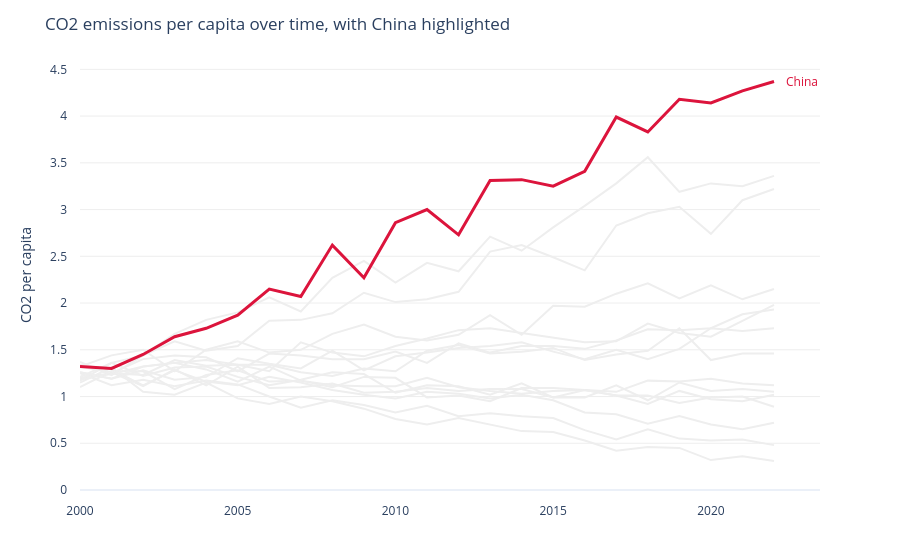

The cell this chart's notebook holds for it:
### Markdown cell above
## Task 1 - A line chart showing CO2 per Capita for all countries in the dataset

**Requirements:**
- All countries shown (for context), but only **one highlighted in colour** — your choice which
- All other lines in grey (#EEEEEE), thinner
- Highlighted country **labelled directly** at the end of its line (not in a legend)
- Insight title that names the highlighted country and its story

### Code cell
# Task 1: Index by year, with China highlighted

highlight = 'China'

# Draw every country in light grey first
fig = px.line(
    df, x='Year', y='CO2_per_capita', line_group='Country',
    color_discrete_sequence=['#EEEEEE'],
    labels={'Year': '', 'CO2_per_capita': 'CO2 per capita'}
)

# Add China as the coloured line
china = df[df['Country'] == highlight]
fig.add_scatter(
    x=china['Year'], y=china['CO2_per_capita'],
    mode='lines', name=highlight, line=dict(color='crimson', width=3),
    showlegend=False
)

# Label China at the end of its line
last = china[china['Year'] == china['Year'].max()].iloc[0]
fig.add_annotation(
    x=last['Year'], y=last['CO2_per_capita'], text=highlight,
    showarrow=False, xshift=28, font=dict(color='crimson')
)

fig.update_layout(
    title='CO2 emissions per capita over time, with China highlighted',
    template='plotly_white', showlegend=False, margin=dict(l=80, b=70)
)
fig.update_xaxes(showgrid=False, ticklabelstandoff=12, automargin=True)
fig.update_yaxes(showgrid=True, gridcolor='#EEEEEE', rangemode='tozero', ticklabelstandoff=12, automargin=True)
fig.show()

### Figure 1 — Plotly figure (JSON) as saved in the notebook; plotly's stock layout.template omitted (floating-point values rounded to 4 significant figures)
{"data": [{"hovertemplate": "Country=United States<br>=%{x}<br>CO2 per capita=%{y}<extra></extra>", "legendgroup": "", "line": {"color": "#EEEEEE", "dash": "solid"}, "marker": {"symbol": "circle"}, "mode": "lines", "name": "", "orientation": "v", "showlegend": false, "type": "scatter", "x": [2000, 2001, 2002, 2003, 2004, 2005, 2006, 2007, 2008, 2009, 2010, 2011, 2012, 2013, 2014, 2015, 2016, 2017, 2018, 2019, 2020, 2021, 2022], "xaxis": "x", "y": [1.32, 1.26, 1.11, 1.29, 1.12, 1.32, 1.09, 1.1, 1.14, 1.04, 1.05, 1.09, 1.06, 1.08, 1.08, 0.99, 1.07, 1.01, 0.92, 1.06, 0.97, 0.95, 1.02], "yaxis": "y"}, {"hovertemplate": "Country=China<br>=%{x}<br>CO2 per capita=%{y}<extra></extra>", "legendgroup": "", "line": {"color": "#EEEEEE", "dash": "solid"}, "marker": {"symbol": "circle"}, "mode": "lines", "name": "", "orientation": "v", "showlegend": false, "type": "scatter", "x": [2000, 2001, 2002, 2003, 2004, 2005, 2006, 2007, 2008, 2009, 2010, 2011, 2012, 2013, 2014, 2015, 2016, 2017, 2018, 2019, 2020, 2021, 2022], "xaxis": "x", "y": [1.32, 1.3, 1.45, 1.64, 1.73, 1.87, 2.15, 2.07, 2.62, 2.27, 2.86, 3.0, 2.73, 3.31, 3.32, 3.25, 3.41, 3.99, 3.83, 4.18, 4.14, 4.27, 4.37], "yaxis": "y"}, {"hovertemplate": "Country=India<br>=%{x}<br>CO2 per capita=%{y}<extra></extra>", "legendgroup": "", "line": {"color": "#EEEEEE", "dash": "solid"}, "marker": {"symbol": "circle"}, "mode": "lines", "name": "", "orientation": "v", "showlegend": false, "type": "scatter", "x": [2000, 2001, 2002, 2003, 2004, 2005, 2006, 2007, 2008, 2009, 2010, 2011, 2012, 2013, 2014, 2015, 2016, 2017, 2018, 2019, 2020, 2021, 2022], "xaxis": "x", "y": [1.21, 1.36, 1.44, 1.67, 1.82, 1.9, 2.06, 1.91, 2.27, 2.45, 2.22, 2.43, 2.34, 2.71, 2.56, 2.81, 3.04, 3.28, 3.56, 3.19, 3.28, 3.25, 3.36], "yaxis": "y"}, {"hovertemplate": "Country=Germany<br>=%{x}<br>CO2 per capita=%{y}<extra></extra>", "legendgroup": "", "line": {"color": "#EEEEEE", "dash": "solid"}, "marker": {"symbol": "circle"}, "mode": "lines", "name": "", "orientation": "v", "showlegend": false, "type": "scatter", "x": [2000, 2001, 2002, 2003, 2004, 2005, 2006, 2007, 2008, 2009, 2010, 2011, 2012, 2013, 2014, 2015, 2016, 2017, 2018, 2019, 2020, 2021, 2022], "xaxis": "x", "y": [1.25, 1.12, 1.18, 1.11, 1.17, 1.13, 1.0, 0.88, 0.96, 0.91, 0.83, 0.9, 0.79, 0.82, 0.79, 0.77, 0.64, 0.54, 0.65, 0.55, 0.53, 0.54, 0.48], "yaxis": "y"}, {"hovertemplate": "Country=United Kingdom<br>=%{x}<br>CO2 per capita=%{y}<extra></extra>", "legendgroup": "", "line": {"color": "#EEEEEE", "dash": "solid"}, "marker": {"symbol": "circle"}, "mode": "lines", "name": "", "orientation": "v", "showlegend": false, "type": "scatter", "x": [2000, 2001, 2002, 2003, 2004, 2005, 2006, 2007, 2008, 2009, 2010, 2011, 2012, 2013, 2014, 2015, 2016, 2017, 2018, 2019, 2020, 2021, 2022], "xaxis": "x", "y": [1.15, 1.31, 1.05, 1.02, 1.15, 0.98, 0.92, 1.0, 0.95, 0.87, 0.76, 0.7, 0.77, 0.7, 0.63, 0.62, 0.53, 0.42, 0.46, 0.45, 0.32, 0.36, 0.31], "yaxis": "y"}, {"hovertemplate": "Country=France<br>=%{x}<br>CO2 per capita=%{y}<extra></extra>", "legendgroup": "", "line": {"color": "#EEEEEE", "dash": "solid"}, "marker": {"symbol": "circle"}, "mode": "lines", "name": "", "orientation": "v", "showlegend": false, "type": "scatter", "x": [2000, 2001, 2002, 2003, 2004, 2005, 2006, 2007, 2008, 2009, 2010, 2011, 2012, 2013, 2014, 2015, 2016, 2017, 2018, 2019, 2020, 2021, 2022], "xaxis": "x", "y": [1.34, 1.29, 1.12, 1.28, 1.16, 1.12, 1.21, 1.15, 1.07, 1.02, 0.98, 1.05, 1.03, 0.98, 1.02, 0.96, 0.83, 0.81, 0.71, 0.79, 0.7, 0.65, 0.72], "yaxis": "y"}, {"hovertemplate": "Country=Brazil<br>=%{x}<br>CO2 per capita=%{y}<extra></extra>", "legendgroup": "", "line": {"color": "#EEEEEE", "dash": "solid"}, "marker": {"symbol": "circle"}, "mode": "lines", "name": "", "orientation": "v", "showlegend": false, "type": "scatter", "x": [2000, 2001, 2002, 2003, 2004, 2005, 2006, 2007, 2008, 2009, 2010, 2011, 2012, 2013, 2014, 2015, 2016, 2017, 2018, 2019, 2020, 2021, 2022], "xaxis": "x", "y": [1.26, 1.19, 1.32, 1.36, 1.39, 1.34, 1.27, 1.58, 1.47, 1.43, 1.54, 1.62, 1.71, 1.73, 1.68, 1.63, 1.58, 1.59, 1.78, 1.68, 1.64, 1.81, 1.98], "yaxis": "y"}, {"hovertemplate": "Country=Japan<br>=%{x}<br>CO2 per capita=%{y}<extra></extra>", "legendgroup": "", "line": {"color": "#EEEEEE", "dash": "solid"}, "marker": {"symbol": "circle"}, "mode": "lines", "name": "", "orientation": "v", "showlegend": false, "type": "scatter", "x": [2000, 2001, 2002, 2003, 2004, 2005, 2006, 2007, 2008, 2009, 2010, 2011, 2012, 2013, 2014, 2015, 2016, 2017, 2018, 2019, 2020, 2021, 2022], "xaxis": "x", "y": [1.1, 1.27, 1.27, 1.08, 1.23, 1.28, 1.16, 1.17, 1.1, 1.21, 1.2, 0.99, 1.01, 0.95, 1.09, 1.09, 1.07, 1.01, 1.01, 0.93, 0.99, 1.0, 0.89], "yaxis": "y"}, {"hovertemplate": "Country=Canada<br>=%{x}<br>CO2 per capita=%{y}<extra></extra>", "legendgroup": "", "line": {"color": "#EEEEEE", "dash": "solid"}, "marker": {"symbol": "circle"}, "mode": "lines", "name": "", "orientation": "v", "showlegend": false, "type": "scatter", "x": [2000, 2001, 2002, 2003, 2004, 2005, 2006, 2007, 2008, 2009, 2010, 2011, 2012, 2013, 2014, 2015, 2016, 2017, 2018, 2019, 2020, 2021, 2022], "xaxis": "x", "y": [1.17, 1.36, 1.22, 1.31, 1.32, 1.21, 1.12, 1.18, 1.26, 1.24, 1.04, 1.12, 1.11, 1.02, 1.14, 0.99, 0.99, 1.12, 0.96, 1.15, 1.06, 1.08, 1.05], "yaxis": "y"}, {"hovertemplate": "Country=Australia<br>=%{x}<br>CO2 per capita=%{y}<extra></extra>", "legendgroup": "", "line": {"color": "#EEEEEE", "dash": "solid"}, "marker": {"symbol": "circle"}, "mode": "lines", "name": "", "orientation": "v", "showlegend": false, "type": "scatter", "x": [2000, 2001, 2002, 2003, 2004, 2005, 2006, 2007, 2008, 2009, 2010, 2011, 2012, 2013, 2014, 2015, 2016, 2017, 2018, 2019, 2020, 2021, 2022], "xaxis": "x", "y": [1.26, 1.19, 1.28, 1.18, 1.21, 1.41, 1.35, 1.3, 1.49, 1.28, 1.43, 1.47, 1.52, 1.54, 1.58, 1.48, 1.4, 1.5, 1.4, 1.51, 1.73, 1.7, 1.73], "yaxis": "y"}, {"hovertemplate": "Country=South Korea<br>=%{x}<br>CO2 per capita=%{y}<extra></extra>", "legendgroup": "", "line": {"color": "#EEEEEE", "dash": "solid"}, "marker": {"symbol": "circle"}, "mode": "lines", "name": "", "orientation": "v", "showlegend": false, "type": "scatter", "x": [2000, 2001, 2002, 2003, 2004, 2005, 2006, 2007, 2008, 2009, 2010, 2011, 2012, 2013, 2014, 2015, 2016, 2017, 2018, 2019, 2020, 2021, 2022], "xaxis": "x", "y": [1.32, 1.44, 1.5, 1.27, 1.5, 1.59, 1.47, 1.5, 1.67, 1.77, 1.64, 1.6, 1.66, 1.87, 1.66, 1.97, 1.96, 2.1, 2.21, 2.05, 2.19, 2.04, 2.15], "yaxis": "y"}, {"hovertemplate": "Country=Russia<br>=%{x}<br>CO2 per capita=%{y}<extra></extra>", "legendgroup": "", "line": {"color": "#EEEEEE", "dash": "solid"}, "marker": {"symbol": "circle"}, "mode": "lines", "name": "", "orientation": "v", "showlegend": false, "type": "scatter", "x": [2000, 2001, 2002, 2003, 2004, 2005, 2006, 2007, 2008, 2009, 2010, 2011, 2012, 2013, 2014, 2015, 2016, 2017, 2018, 2019, 2020, 2021, 2022], "xaxis": "x", "y": [1.19, 1.24, 1.32, 1.36, 1.29, 1.16, 1.32, 1.17, 1.12, 1.11, 1.11, 1.2, 1.1, 1.06, 1.03, 1.06, 1.07, 1.05, 1.17, 1.16, 1.19, 1.14, 1.12], "yaxis": "y"}, {"hovertemplate": "Country=South Africa<br>=%{x}<br>CO2 per capita=%{y}<extra></extra>", "legendgroup": "", "line": {"color": "#EEEEEE", "dash": "solid"}, "marker": {"symbol": "circle"}, "mode": "lines", "name": "", "orientation": "v", "showlegend": false, "type": "scatter", "x": [2000, 2001, 2002, 2003, 2004, 2005, 2006, 2007, 2008, 2009, 2010, 2011, 2012, 2013, 2014, 2015, 2016, 2017, 2018, 2019, 2020, 2021, 2022], "xaxis": "x", "y": [1.2, 1.25, 1.23, 1.39, 1.33, 1.34, 1.34, 1.26, 1.22, 1.3, 1.27, 1.49, 1.55, 1.46, 1.48, 1.52, 1.39, 1.45, 1.49, 1.73, 1.39, 1.46, 1.46], "yaxis": "y"}, {"hovertemplate": "Country=Mexico<br>=%{x}<br>CO2 per capita=%{y}<extra></extra>", "legendgroup": "", "line": {"color": "#EEEEEE", "dash": "solid"}, "marker": {"symbol": "circle"}, "mode": "lines", "name": "", "orientation": "v", "showlegend": false, "type": "scatter", "x": [2000, 2001, 2002, 2003, 2004, 2005, 2006, 2007, 2008, 2009, 2010, 2011, 2012, 2013, 2014, 2015, 2016, 2017, 2018, 2019, 2020, 2021, 2022], "xaxis": "x", "y": [1.18, 1.25, 1.4, 1.44, 1.42, 1.27, 1.46, 1.44, 1.4, 1.4, 1.48, 1.36, 1.57, 1.47, 1.54, 1.54, 1.51, 1.6, 1.72, 1.71, 1.73, 1.88, 1.93], "yaxis": "y"}, {"hovertemplate": "Country=Indonesia<br>=%{x}<br>CO2 per capita=%{y}<extra></extra>", "legendgroup": "", "line": {"color": "#EEEEEE", "dash": "solid"}, "marker": {"symbol": "circle"}, "mode": "lines", "name": "", "orientation": "v", "showlegend": false, "type": "scatter", "x": [2000, 2001, 2002, 2003, 2004, 2005, 2006, 2007, 2008, 2009, 2010, 2011, 2012, 2013, 2014, 2015, 2016, 2017, 2018, 2019, 2020, 2021, 2022], "xaxis": "x", "y": [1.37, 1.23, 1.44, 1.59, 1.49, 1.54, 1.81, 1.82, 1.89, 2.11, 2.01, 2.04, 2.12, 2.55, 2.62, 2.49, 2.35, 2.83, 2.96, 3.03, 2.74, 3.1, 3.22], "yaxis": "y"}, {"line": {"color": "crimson", "width": 3}, "mode": "lines", "name": "China", "showlegend": false, "type": "scatter", "x": [2000, 2001, 2002, 2003, 2004, 2005, 2006, 2007, 2008, 2009, 2010, 2011, 2012, 2013, 2014, 2015, 2016, 2017, 2018, 2019, 2020, 2021, 2022], "y": [1.32, 1.3, 1.45, 1.64, 1.73, 1.87, 2.15, 2.07, 2.62, 2.27, 2.86, 3.0, 2.73, 3.31, 3.32, 3.25, 3.41, 3.99, 3.83, 4.18, 4.14, 4.27, 4.37]}], "layout": {"annotations": [{"font": {"color": "crimson"}, "showarrow": false, "text": "China", "x": 2022, "xshift": 28, "y": 4.37}], "legend": {"tracegroupgap": 0}, "margin": {"b": 70, "l": 80, "t": 60}, "showlegend": false, "title": {"text": "CO2 emissions per capita over time, with China highlighted"}, "xaxis": {"anchor": "y", "automargin": true, "domain": [0, 1], "showgrid": false, "ticklabelstandoff": 12, "title": {"text": ""}}, "yaxis": {"anchor": "x", "automargin": true, "domain": [0, 1], "gridcolor": "#EEEEEE", "rangemode": "tozero", "showgrid": true, "ticklabelstandoff": 12, "title": {"text": "CO2 per capita"}}}}
